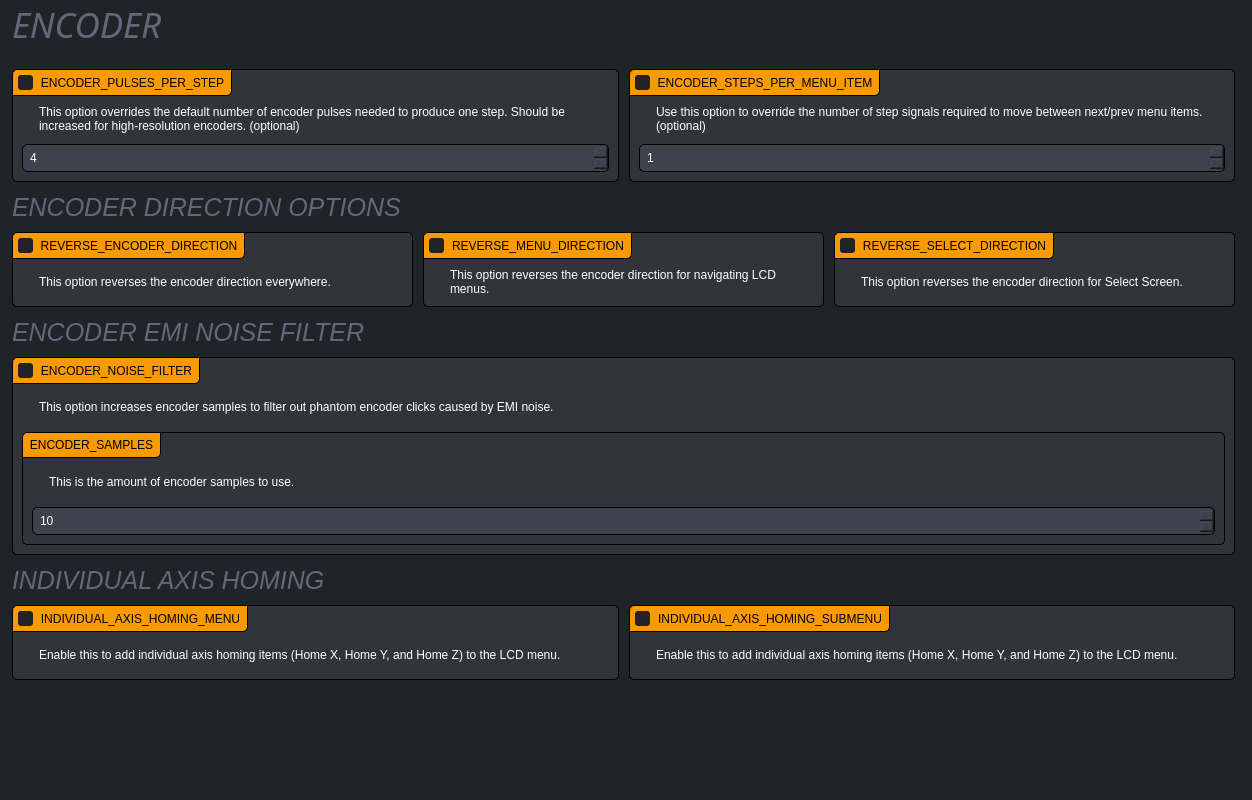
<?xml version="1.0" encoding="UTF-8"?>
<ui version="4.0">
 <class>EncoderPage</class>
 <widget class="QWidget" name="EncoderPage">
  <property name="geometry">
   <rect>
    <x>0</x>
    <y>0</y>
    <width>1252</width>
    <height>800</height>
   </rect>
  </property>
  <property name="minimumSize">
   <size>
    <width>0</width>
    <height>348</height>
   </size>
  </property>
  <property name="windowTitle">
   <string>Form</string>
  </property>
  <property name="styleSheet">
   <string notr="true">#EncoderPage {
	background: rgb(34, 35, 40);
}

QWidget {
        font-family: &quot;Source Sans Pro&quot;;
		background: none;
}

QMenu {
    background-color: rgb(34, 35, 40);
}

QLabel:!disabled {
	color: white;
}

QGroupBox {
	border: 1px solid black;
	border-radius: 5px;
	background: rgb(34, 35, 40);
	padding-top: 25px;
}

QGroupBox:disabled {
	border: 1px solid rgb(26, 26, 30);
}

QGroupBox::title {
	background: rgb(249, 154, 0);
	color: black;
    padding: 5px;
	border: 1px solid black;
	border-top-left-radius: 5px;
	border-bottom-right-radius: 5px;
}

QGroupBox::title:disabled {
	background: rgb(34, 35, 40);
        color: rgb(100, 100, 100);
	border: 1px solid rgb(26, 26, 30);
}

QGroupBox:checked:!disabled {
	background: rgb(50, 52, 59);
}

QGroupBox:focus:!checked {
	border: 1px solid rgb(249, 154, 0);
	background: rgb(26, 26, 30);
}

QGroupBox:focus:checked {
	border: 1px solid rgb(249, 154, 0);
}

QGroupBox::title:focus {
	border: 1px solid rgb(249, 154, 0);
}

QGroupBox::indicator {
    width: 15px;
    height: 15px;
    background: rgb(34, 35, 40);
	border-radius: 3px;
}

QGroupBox::indicator:disabled {
    width: 15px;
    height: 15px;
    background: rgb(26, 26, 30);
}

QGroupBox::indicator:checked {
        image: url(&quot;://check_FILL0_wght400_GRAD0_opsz20.svg&quot;);
}

QCheckBox {
    padding: 5px;
	color: white;
    background: rgb(63, 65, 77);
    border: 1px solid black;
    border-radius: 5px;
}

QCheckBox:disabled {
	background: rgb(34, 35, 40);
        color: rgb(100, 100, 100);
}

QCheckBox::hover {
        border: 1px solid rgb(75, 77, 91);
}

QCheckBox:focus {
	border: 1px solid rgb(249, 154, 0);
}

QCheckBox::indicator {
    width: 15px;
    height: 15px;
    background: rgb(34, 35, 40);
	border-radius: 3px;
}

QCheckBox::indicator:disabled {
    width: 15px;
    height: 15px;
    background: rgb(26, 26, 30);
}

QCheckBox::indicator:checked {
        image: url(&quot;://check_FILL0_wght400_GRAD0_opsz20.svg&quot;);
}

QPushButton {
	background: rgb(63, 65, 77);
	color: white;
    border: 1px solid black;
	border-radius: 5px;
	padding: 6px;
}

QPushButton:disabled {
	background: rgb(34, 35, 40);
        color: rgb(100, 100, 100);
	border: 1px solid rgb(26, 26, 30);
}

QPushButton:hover {
	  background: rgb(75, 77, 91);
}

QComboBox {
	color: white;
    background: rgb(63, 65, 77);
    border: 1px solid black;
	border-radius: 5px;
	padding: 5px;
}

QComboBox::disabled {
	background: rgb(34, 35, 40);
        color: rgb(100, 100, 100);
	border: 1px solid rgb(26, 26, 30);
}

QComboBox:hover {
    border: 1px solid rgb(75, 77, 91);
}

QComboBox:focus {
	border: 1px solid rgb(249, 154, 0);
}

QComboBox::drop-down {
	border: none;
}

QComboBox::down-arrow {
        image: url(&quot;:/arrow_drop_down_FILL0_wght400_GRAD0_opsz20_white.svg&quot;);
 	width: 6px;
	margin-right: 4px;
	margin-bottom: 2px;
}

QLineEdit {
	color: white;
    background: rgb(63, 65, 77);
    border: 1px solid black;
	border-radius: 5px;
	padding: 5px;
}

QLineEdit:disabled {
	background: rgb(34, 35, 40);
        color: rgb(100, 100, 100);
	border: 1px solid rgb(26, 26, 30);
}

QLineEdit:hover {
    border: 1px solid rgb(75, 77, 91);
}

QLineEdit:focus {
	border: 1px solid rgb(249, 154, 0);
}

QLabel {
	min-height: 30px;
}

QLabel:disabled {
        color: rgb(100, 100, 100);
}

QAbstractSpinBox {
	color: white;
    background: rgb(63, 65, 77);
    border: 1px solid black;
	border-radius: 5px;
	padding: 5px;
}

QAbstractSpinBox:disabled {
	background: rgb(34, 35, 40);
        color: rgb(100, 100, 100);
	border: 1px solid rgb(26, 26, 30);
}

QAbstractSpinBox:hover {
    border: 1px solid rgb(75, 77, 91);
}

QAbstractSpinBox:focus {
	border: 1px solid rgb(249, 154, 0);
}

QAbstractSpinBox::up-button {
        image: url(&quot;:/arrow_drop_up_FILL0_wght400_GRAD0_opsz20_white.svg&quot;);
 	width: 6px;
	margin-right: 6px;
	margin-top: 4px;
}

QAbstractSpinBox::down-button {
        image: url(&quot;:/arrow_drop_down_FILL0_wght400_GRAD0_opsz20_white.svg&quot;);
 	width: 6px;
	margin-right: 6px;
	margin-bottom: 4px;
}

QAbstractSpinBox::up-button:disabled,
QAbstractSpinBox::up-button:off {
                image: url(&quot;:/arrow_drop_up_FILL0_wght400_GRAD0_opsz20.svg&quot;);
}

QAbstractSpinBox::down-button:disabled,
QAbstractSpinBox::down-button:off {
                image: url(&quot;:/arrow_drop_down_FILL0_wght400_GRAD0_opsz20.svg&quot;);
}</string>
  </property>
  <layout class="QGridLayout" name="gridLayout">
   <property name="leftMargin">
    <number>12</number>
   </property>
   <property name="topMargin">
    <number>0</number>
   </property>
   <property name="rightMargin">
    <number>17</number>
   </property>
   <property name="spacing">
    <number>10</number>
   </property>
   <item row="9" column="0" colspan="3">
    <widget class="QLabel" name="label_2">
     <property name="styleSheet">
      <string notr="true">QLabel {
	color: rgb(100, 103, 122);
	font-size: 25px;
	font-family: &quot;Source Sans Pro Light&quot;;
	font-style: italic;
}
</string>
     </property>
     <property name="text">
      <string>INDIVIDUAL AXIS HOMING</string>
     </property>
    </widget>
   </item>
   <item row="3" column="1">
    <spacer name="verticalSpacer_2">
     <property name="orientation">
      <enum>Qt::Vertical</enum>
     </property>
     <property name="sizeType">
      <enum>QSizePolicy::Fixed</enum>
     </property>
     <property name="sizeHint" stdset="0">
      <size>
       <width>20</width>
       <height>10</height>
      </size>
     </property>
    </spacer>
   </item>
   <item row="7" column="0" colspan="3">
    <widget class="QLabel" name="label">
     <property name="styleSheet">
      <string notr="true">QLabel {
	color: rgb(100, 103, 122);
	font-size: 25px;
	font-family: &quot;Source Sans Pro Light&quot;;
	font-style: italic;
}
</string>
     </property>
     <property name="text">
      <string>ENCODER EMI NOISE FILTER</string>
     </property>
    </widget>
   </item>
   <item row="6" column="0" colspan="3">
    <widget class="QWidget" name="widget_3" native="true">
     <layout class="QGridLayout" name="gridLayout_3" columnstretch="1,1,1">
      <property name="leftMargin">
       <number>0</number>
      </property>
      <property name="topMargin">
       <number>0</number>
      </property>
      <property name="rightMargin">
       <number>0</number>
      </property>
      <property name="bottomMargin">
       <number>0</number>
      </property>
      <property name="spacing">
       <number>10</number>
      </property>
      <item row="0" column="0">
       <widget class="QGroupBox" name="uReverseEncoderDirectionBox">
        <property name="title">
         <string>REVERSE_ENCODER_DIRECTION</string>
        </property>
        <property name="checkable">
         <bool>true</bool>
        </property>
        <layout class="QGridLayout" name="gridLayout_10">
         <property name="spacing">
          <number>10</number>
         </property>
         <item row="0" column="0">
          <widget class="QLabel" name="label_12">
           <property name="sizePolicy">
            <sizepolicy hsizetype="Fixed" vsizetype="Fixed">
             <horstretch>0</horstretch>
             <verstretch>0</verstretch>
            </sizepolicy>
           </property>
           <property name="text">
            <string/>
           </property>
           <property name="pixmap">
            <pixmap resource="../resources/resources.qrc">:/info_FILL0_wght100_GRAD0_opsz20.svg</pixmap>
           </property>
          </widget>
         </item>
         <item row="0" column="1">
          <widget class="QLabel" name="label_13">
           <property name="text">
            <string>This option reverses the encoder direction everywhere.</string>
           </property>
           <property name="wordWrap">
            <bool>true</bool>
           </property>
          </widget>
         </item>
        </layout>
       </widget>
      </item>
      <item row="0" column="1">
       <widget class="QGroupBox" name="uReverseMenuDirectionBox">
        <property name="title">
         <string>REVERSE_MENU_DIRECTION</string>
        </property>
        <property name="checkable">
         <bool>true</bool>
        </property>
        <layout class="QGridLayout" name="gridLayout_11">
         <property name="spacing">
          <number>10</number>
         </property>
         <item row="0" column="0">
          <widget class="QLabel" name="label_14">
           <property name="sizePolicy">
            <sizepolicy hsizetype="Fixed" vsizetype="Fixed">
             <horstretch>0</horstretch>
             <verstretch>0</verstretch>
            </sizepolicy>
           </property>
           <property name="text">
            <string/>
           </property>
           <property name="pixmap">
            <pixmap resource="../resources/resources.qrc">:/info_FILL0_wght100_GRAD0_opsz20.svg</pixmap>
           </property>
          </widget>
         </item>
         <item row="0" column="1">
          <widget class="QLabel" name="label_15">
           <property name="text">
            <string>This option reverses the encoder direction for navigating LCD menus.</string>
           </property>
           <property name="wordWrap">
            <bool>true</bool>
           </property>
          </widget>
         </item>
        </layout>
       </widget>
      </item>
      <item row="0" column="2">
       <widget class="QGroupBox" name="uReverseSelectDirectionBox">
        <property name="title">
         <string>REVERSE_SELECT_DIRECTION</string>
        </property>
        <property name="checkable">
         <bool>true</bool>
        </property>
        <layout class="QGridLayout" name="gridLayout_12">
         <property name="spacing">
          <number>10</number>
         </property>
         <item row="0" column="0">
          <widget class="QLabel" name="label_16">
           <property name="sizePolicy">
            <sizepolicy hsizetype="Fixed" vsizetype="Fixed">
             <horstretch>0</horstretch>
             <verstretch>0</verstretch>
            </sizepolicy>
           </property>
           <property name="text">
            <string/>
           </property>
           <property name="pixmap">
            <pixmap resource="../resources/resources.qrc">:/info_FILL0_wght100_GRAD0_opsz20.svg</pixmap>
           </property>
          </widget>
         </item>
         <item row="0" column="1">
          <widget class="QLabel" name="label_17">
           <property name="text">
            <string>This option reverses the encoder direction for Select Screen.</string>
           </property>
           <property name="wordWrap">
            <bool>true</bool>
           </property>
          </widget>
         </item>
        </layout>
       </widget>
      </item>
     </layout>
    </widget>
   </item>
   <item row="4" column="0" colspan="3">
    <widget class="QWidget" name="widget_2" native="true">
     <layout class="QGridLayout" name="gridLayout_2" columnstretch="1,1">
      <property name="leftMargin">
       <number>0</number>
      </property>
      <property name="topMargin">
       <number>0</number>
      </property>
      <property name="rightMargin">
       <number>0</number>
      </property>
      <property name="bottomMargin">
       <number>0</number>
      </property>
      <property name="spacing">
       <number>10</number>
      </property>
      <item row="0" column="0">
       <widget class="QGroupBox" name="uEncoderPulsesPerStepBox">
        <property name="title">
         <string>ENCODER_PULSES_PER_STEP</string>
        </property>
        <property name="checkable">
         <bool>true</bool>
        </property>
        <layout class="QGridLayout" name="gridLayout_13">
         <property name="spacing">
          <number>10</number>
         </property>
         <item row="0" column="1">
          <widget class="QLabel" name="label_19">
           <property name="text">
            <string>This option overrides the default number of encoder pulses needed to produce one step. Should be increased for high-resolution encoders. (optional)</string>
           </property>
           <property name="wordWrap">
            <bool>true</bool>
           </property>
          </widget>
         </item>
         <item row="0" column="0">
          <widget class="QLabel" name="label_18">
           <property name="sizePolicy">
            <sizepolicy hsizetype="Fixed" vsizetype="Fixed">
             <horstretch>0</horstretch>
             <verstretch>0</verstretch>
            </sizepolicy>
           </property>
           <property name="text">
            <string/>
           </property>
           <property name="pixmap">
            <pixmap resource="../resources/resources.qrc">:/info_FILL0_wght100_GRAD0_opsz20.svg</pixmap>
           </property>
          </widget>
         </item>
         <item row="1" column="0" colspan="2">
          <widget class="QSpinBox" name="uEncoderPulsesPerStepSpinBox">
           <property name="minimum">
            <number>1</number>
           </property>
           <property name="maximum">
            <number>10</number>
           </property>
           <property name="value">
            <number>4</number>
           </property>
          </widget>
         </item>
        </layout>
       </widget>
      </item>
      <item row="0" column="1">
       <widget class="QGroupBox" name="uEncoderStepsPerMenuItemBox">
        <property name="title">
         <string>ENCODER_STEPS_PER_MENU_ITEM</string>
        </property>
        <property name="checkable">
         <bool>true</bool>
        </property>
        <layout class="QGridLayout" name="gridLayout_14">
         <property name="spacing">
          <number>10</number>
         </property>
         <item row="0" column="1">
          <widget class="QLabel" name="label_21">
           <property name="text">
            <string>Use this option to override the number of step signals required to move between next/prev menu items. (optional)</string>
           </property>
           <property name="wordWrap">
            <bool>true</bool>
           </property>
          </widget>
         </item>
         <item row="0" column="0">
          <widget class="QLabel" name="label_20">
           <property name="sizePolicy">
            <sizepolicy hsizetype="Fixed" vsizetype="Fixed">
             <horstretch>0</horstretch>
             <verstretch>0</verstretch>
            </sizepolicy>
           </property>
           <property name="text">
            <string/>
           </property>
           <property name="pixmap">
            <pixmap resource="../resources/resources.qrc">:/info_FILL0_wght100_GRAD0_opsz20.svg</pixmap>
           </property>
          </widget>
         </item>
         <item row="1" column="0" colspan="2">
          <widget class="QSpinBox" name="uEncoderStepsPerMenuItemSpinBox">
           <property name="minimum">
            <number>1</number>
           </property>
           <property name="maximum">
            <number>10</number>
           </property>
           <property name="value">
            <number>1</number>
           </property>
          </widget>
         </item>
        </layout>
       </widget>
      </item>
     </layout>
    </widget>
   </item>
   <item row="14" column="0" colspan="3">
    <spacer name="verticalSpacer">
     <property name="orientation">
      <enum>Qt::Vertical</enum>
     </property>
     <property name="sizeHint" stdset="0">
      <size>
       <width>0</width>
       <height>0</height>
      </size>
     </property>
    </spacer>
   </item>
   <item row="2" column="0" colspan="3">
    <widget class="QWidget" name="widget" native="true">
     <layout class="QGridLayout" name="gridLayout_5">
      <property name="leftMargin">
       <number>0</number>
      </property>
      <property name="topMargin">
       <number>0</number>
      </property>
      <property name="rightMargin">
       <number>0</number>
      </property>
      <property name="bottomMargin">
       <number>0</number>
      </property>
      <property name="horizontalSpacing">
       <number>10</number>
      </property>
      <property name="verticalSpacing">
       <number>5</number>
      </property>
      <item row="0" column="0">
       <widget class="QLabel" name="label_5">
        <property name="sizePolicy">
         <sizepolicy hsizetype="Fixed" vsizetype="Preferred">
          <horstretch>0</horstretch>
          <verstretch>0</verstretch>
         </sizepolicy>
        </property>
        <property name="font">
         <font>
          <family>Source Sans Pro Light</family>
          <pointsize>-1</pointsize>
          <italic>true</italic>
         </font>
        </property>
        <property name="styleSheet">
         <string notr="true">QLabel {
	color: rgb(100, 103, 122);
	font-size: 35px;
	font-family: &quot;Source Sans Pro Light&quot;;
	font-style: italic;
}
</string>
        </property>
        <property name="text">
         <string>ENCODER</string>
        </property>
       </widget>
      </item>
      <item row="0" column="1">
       <widget class="QPushButton" name="uDocumentationButton">
        <property name="sizePolicy">
         <sizepolicy hsizetype="Fixed" vsizetype="Fixed">
          <horstretch>0</horstretch>
          <verstretch>0</verstretch>
         </sizepolicy>
        </property>
        <property name="toolTip">
         <string>Open Encoder documentation</string>
        </property>
        <property name="styleSheet">
         <string notr="true">QPushButton {
	background: none;
	border: none;
}</string>
        </property>
        <property name="text">
         <string/>
        </property>
        <property name="icon">
         <iconset resource="../resources/resources.qrc">
          <normaloff>:/open_in_new_FILL0_wght100_GRAD0_opsz20.svg</normaloff>:/open_in_new_FILL0_wght100_GRAD0_opsz20.svg</iconset>
        </property>
        <property name="iconSize">
         <size>
          <width>20</width>
          <height>20</height>
         </size>
        </property>
       </widget>
      </item>
      <item row="0" column="2">
       <spacer name="horizontalSpacer">
        <property name="orientation">
         <enum>Qt::Horizontal</enum>
        </property>
        <property name="sizeHint" stdset="0">
         <size>
          <width>40</width>
          <height>20</height>
         </size>
        </property>
       </spacer>
      </item>
     </layout>
    </widget>
   </item>
   <item row="8" column="0" colspan="3">
    <widget class="QGroupBox" name="uEncoderNoiseFilterBox">
     <property name="title">
      <string>ENCODER_NOISE_FILTER</string>
     </property>
     <property name="checkable">
      <bool>true</bool>
     </property>
     <layout class="QGridLayout" name="gridLayout_4">
      <property name="spacing">
       <number>10</number>
      </property>
      <item row="0" column="0">
       <widget class="QLabel" name="label_8">
        <property name="sizePolicy">
         <sizepolicy hsizetype="Fixed" vsizetype="Fixed">
          <horstretch>0</horstretch>
          <verstretch>0</verstretch>
         </sizepolicy>
        </property>
        <property name="text">
         <string/>
        </property>
        <property name="pixmap">
         <pixmap resource="../resources/resources.qrc">:/info_FILL0_wght100_GRAD0_opsz20.svg</pixmap>
        </property>
       </widget>
      </item>
      <item row="0" column="1">
       <widget class="QLabel" name="label_9">
        <property name="text">
         <string>This option increases encoder samples to filter out phantom encoder clicks caused by EMI noise.</string>
        </property>
        <property name="wordWrap">
         <bool>true</bool>
        </property>
       </widget>
      </item>
      <item row="1" column="0" colspan="2">
       <widget class="QGroupBox" name="groupBox_7">
        <property name="focusPolicy">
         <enum>Qt::StrongFocus</enum>
        </property>
        <property name="styleSheet">
         <string notr="true">QGroupBox:!disabled {
	background: rgb(50, 52, 59);
}</string>
        </property>
        <property name="title">
         <string>ENCODER_SAMPLES</string>
        </property>
        <layout class="QGridLayout" name="gridLayout_6">
         <property name="spacing">
          <number>10</number>
         </property>
         <item row="0" column="0">
          <widget class="QLabel" name="label_10">
           <property name="sizePolicy">
            <sizepolicy hsizetype="Fixed" vsizetype="Fixed">
             <horstretch>0</horstretch>
             <verstretch>0</verstretch>
            </sizepolicy>
           </property>
           <property name="text">
            <string/>
           </property>
           <property name="pixmap">
            <pixmap resource="../resources/resources.qrc">:/info_FILL0_wght100_GRAD0_opsz20.svg</pixmap>
           </property>
          </widget>
         </item>
         <item row="0" column="1">
          <widget class="QLabel" name="label_11">
           <property name="text">
            <string>This is the amount of encoder samples to use.</string>
           </property>
           <property name="wordWrap">
            <bool>true</bool>
           </property>
          </widget>
         </item>
         <item row="1" column="0" colspan="2">
          <widget class="QSpinBox" name="uEncoderSamplesSpinBox">
           <property name="maximum">
            <number>100</number>
           </property>
           <property name="stepType">
            <enum>QAbstractSpinBox::AdaptiveDecimalStepType</enum>
           </property>
           <property name="value">
            <number>10</number>
           </property>
          </widget>
         </item>
        </layout>
       </widget>
      </item>
     </layout>
    </widget>
   </item>
   <item row="10" column="0" colspan="3">
    <widget class="QWidget" name="widget_4" native="true">
     <layout class="QGridLayout" name="gridLayout_7">
      <property name="leftMargin">
       <number>0</number>
      </property>
      <property name="topMargin">
       <number>0</number>
      </property>
      <property name="rightMargin">
       <number>0</number>
      </property>
      <property name="bottomMargin">
       <number>0</number>
      </property>
      <property name="spacing">
       <number>10</number>
      </property>
      <item row="0" column="0">
       <widget class="QGroupBox" name="uIndividualAxisHomingMenuBox">
        <property name="title">
         <string>INDIVIDUAL_AXIS_HOMING_MENU</string>
        </property>
        <property name="checkable">
         <bool>true</bool>
        </property>
        <layout class="QGridLayout" name="gridLayout_8">
         <property name="spacing">
          <number>10</number>
         </property>
         <item row="0" column="0">
          <widget class="QLabel" name="label_3">
           <property name="sizePolicy">
            <sizepolicy hsizetype="Fixed" vsizetype="Fixed">
             <horstretch>0</horstretch>
             <verstretch>0</verstretch>
            </sizepolicy>
           </property>
           <property name="text">
            <string/>
           </property>
           <property name="pixmap">
            <pixmap resource="../resources/resources.qrc">:/info_FILL0_wght100_GRAD0_opsz20.svg</pixmap>
           </property>
          </widget>
         </item>
         <item row="0" column="1">
          <widget class="QLabel" name="label_4">
           <property name="text">
            <string>Enable this to add individual axis homing items (Home X, Home Y, and Home Z) to the LCD menu.</string>
           </property>
           <property name="wordWrap">
            <bool>true</bool>
           </property>
          </widget>
         </item>
        </layout>
       </widget>
      </item>
      <item row="0" column="1">
       <widget class="QGroupBox" name="uIndividualAxisHomingSubmenuBox">
        <property name="title">
         <string>INDIVIDUAL_AXIS_HOMING_SUBMENU</string>
        </property>
        <property name="checkable">
         <bool>true</bool>
        </property>
        <layout class="QGridLayout" name="gridLayout_9">
         <property name="spacing">
          <number>10</number>
         </property>
         <item row="0" column="0">
          <widget class="QLabel" name="label_6">
           <property name="sizePolicy">
            <sizepolicy hsizetype="Fixed" vsizetype="Fixed">
             <horstretch>0</horstretch>
             <verstretch>0</verstretch>
            </sizepolicy>
           </property>
           <property name="text">
            <string/>
           </property>
           <property name="pixmap">
            <pixmap resource="../resources/resources.qrc">:/info_FILL0_wght100_GRAD0_opsz20.svg</pixmap>
           </property>
          </widget>
         </item>
         <item row="0" column="1">
          <widget class="QLabel" name="label_7">
           <property name="text">
            <string>Enable this to add individual axis homing items (Home X, Home Y, and Home Z) to the LCD menu.</string>
           </property>
           <property name="wordWrap">
            <bool>true</bool>
           </property>
          </widget>
         </item>
        </layout>
       </widget>
      </item>
     </layout>
    </widget>
   </item>
   <item row="5" column="0" colspan="3">
    <widget class="QLabel" name="label_22">
     <property name="styleSheet">
      <string notr="true">QLabel {
	color: rgb(100, 103, 122);
	font-size: 25px;
	font-family: &quot;Source Sans Pro Light&quot;;
	font-style: italic;
}
</string>
     </property>
     <property name="text">
      <string>ENCODER DIRECTION OPTIONS</string>
     </property>
    </widget>
   </item>
  </layout>
 </widget>
 <resources>
  <include location="../resources/resources.qrc"/>
 </resources>
 <connections/>
</ui>
